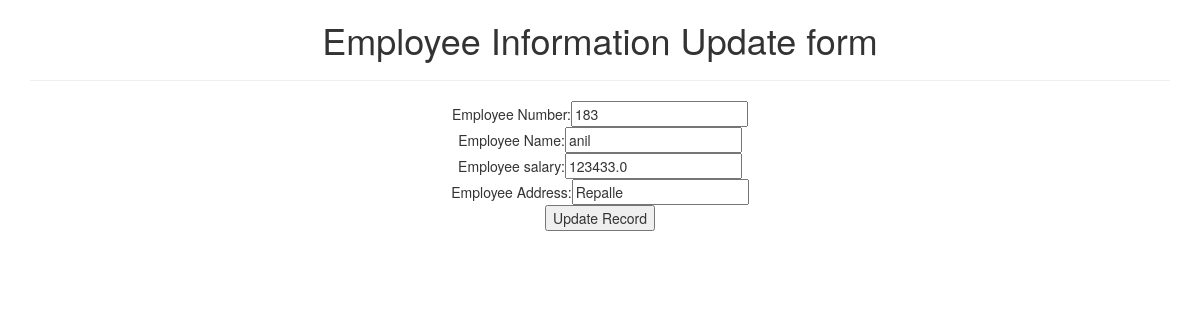
The app's page /update/6 with its own data.
### testapp/models.py (models this page shows)
class Employee(models.Model):
    eno=models.IntegerField()
    ename=models.CharField(max_length=64)
    esal=models.FloatField()
    eaddr=models.CharField(max_length=250)

### testapp/views.py (the view)
# urls.py: path('update/<id>',views.update_view),
def update_view(request,id):
    employee=Employee.objects.get(id=id)
    if request.method=='POST':
       form=EmployeeForm(request.POST,instance=employee)
       if form.is_valid():
          form.save()
          return redirect('/')
    return render(request,"testapp/update.html",{"employee":employee})

### testapp/templates/testapp/update.html (shortened to what this page needs)
<!DOCTYPE html>
 {%extends "testapp/base.html"%}
   {%block body_block%}
    <h1>Employee Information Update form</h1><hr>
    <form method="post">
      Employee Number:<input type="text" name="eno" value="{{employee.eno}}"><br>
      Employee Name:<input type="text" name="ename" value="{{employee.ename}}"><br>
      Employee salary:<input type="text" name="esal" value="{{employee.esal}}"><br>
      Employee Address:<input type="text" name="eaddr" value="{{employee.eaddr}}"><br>
      <input type="submit" name="" value="Update Record">
     </form>
   {%endblock%}

### records on screen
Employee: eno "183", ename "anil", esal "123433.0", eaddr "Repalle"
